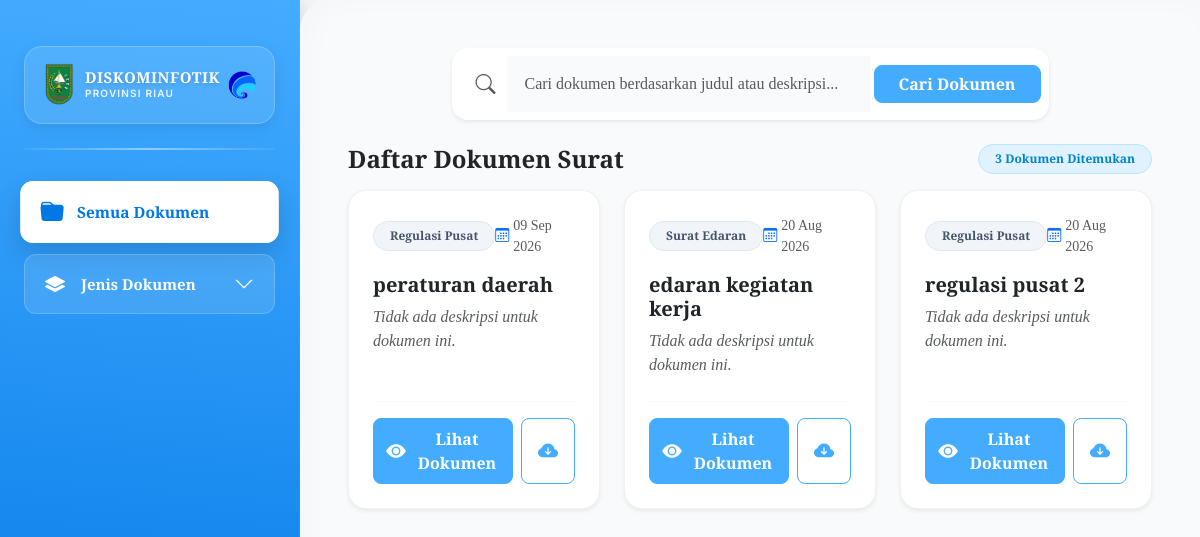
Screenshot of /visitor/index.php with the database file from the repository.
### tables this page shows
CREATE TABLE IF NOT EXISTS `dokumen` (
  `id_dokumen` int(11) NOT NULL AUTO_INCREMENT,
  `judul` varchar(200) NOT NULL,
  `jenis_dokumen` varchar(100) NOT NULL,
  `deskripsi` text NOT NULL,
  `nama_file` varchar(255) NOT NULL,
  `tanggal_upload` date NOT NULL,
  `id_admin` int(11) NOT NULL,
  PRIMARY KEY (`id_dokumen`),
  KEY `id_admin` (`id_admin`)
);

### config/koneksi.php (called while the page is built, shortened)
<?php
function get_db_env($key, $default = '') {
    return $default;
}
$host     = get_db_env('DB_HOST', get_db_env('MYSQLHOST', 'localhost'));
$user     = get_db_env('DB_USER', get_db_env('MYSQLUSER', 'root'));
$password = get_db_env('DB_PASSWORD', get_db_env('MYSQLPASSWORD', ''));
$database = get_db_env('DB_NAME', get_db_env('MYSQLDATABASE', 'db_repository_dokumen'));
$port     = get_db_env('DB_PORT', get_db_env('MYSQLPORT', '3306'));
$is_postgres = ($port == 5432 || $port == 6543 || strpos($host, 'supabase') !== false || strpos($host, 'postgres') !== false);
$koneksi = null;
$pdo = null;
if ($is_postgres) {
    try {
        $dsn = "pgsql:host=$host;port=$port;dbname=$database;sslmode=require";
        $pdo = new PDO($dsn, $user, $password, [
            PDO::ATTR_ERRMODE => PDO::ERRMODE_EXCEPTION,
            PDO::ATTR_DEFAULT_FETCH_MODE => PDO::FETCH_ASSOC
        ]);
    } catch (PDOException $e) {
        try {
            $dsn = "pgsql:host=$host;port=$port;dbname=$database";
            $pdo = new PDO($dsn, $user, $password, [
                PDO::ATTR_ERRMODE => PDO::ERRMODE_EXCEPTION,
                PDO::ATTR_DEFAULT_FETCH_MODE => PDO::FETCH_ASSOC
            ]);
        } catch (PDOException $e2) {
            die("Koneksi Supabase PostgreSQL Gagal: " . $e2->getMessage());
        }
    }
} else {
    $koneksi = @mysqli_connect($host, $user, $password, $database, (int)$port);
}
function db_query($conn_or_sql, $sql = null) {
    global $pdo, $koneksi, $is_postgres;
    $queryStr = $sql !== null ? $sql : $conn_or_sql;
    if ($pdo) {
        try {
            if ($is_postgres) {
                $queryStr = str_replace('`', '"', $queryStr);
                $queryStr = str_replace(' LIKE ', ' ILIKE ', $queryStr);
            }
            $stmt = $pdo->query($queryStr);
            return new DBResult($stmt);
        } catch (PDOException $e) {
            error_log("DB Query Error: " . $e->getMessage() . " | SQL: " . $queryStr);
            return false;
        }
    } else if ($koneksi) {
        return mysqli_query($koneksi, $queryStr);
    }
    return false;
}
function db_fetch_assoc($result) {
    global $koneksi;
    if ($result instanceof DBResult) {
        if ($result->currentIndex < $result->numRows) {
            return $result->rows[$result->currentIndex++];
        }
        return false;
    } else if ($result && $koneksi) {
        return mysqli_fetch_assoc($result);
    }
    return false;
}
function db_num_rows($result) {
    global $koneksi;
    if ($result instanceof DBResult) {
        return $result->numRows;
    } else if ($result && $koneksi) {
        return mysqli_num_rows($result);
    }
    return 0;
}

### visitor/index.php (the view, shortened to what this page needs)
<?php
include("../config/koneksi.php");
$cari       = isset($_GET['cari'])       ? $_GET['cari']       : "";
$katSurat   = isset($_GET['kat_surat'])  ? $_GET['kat_surat']  : "";
$namaSurat  = isset($_GET['nama_surat']) ? $_GET['nama_surat'] : "";
$sql = "SELECT * FROM dokumen WHERE 1=1";
$sql .= " ORDER BY id_dokumen DESC";
$query = db_query($koneksi, $sql);
function getBadgeClass($type) {
    switch ($type) {
        default:          return 'bg-secondary-subtle text-secondary border border-secondary-subtle';
    }
}
?>
<!DOCTYPE html>
<html lang="id">
<head>
    <link href="https://cdn.jsdelivr.net/npm/bootstrap@5.3.3/dist/css/bootstrap.min.css" rel="stylesheet">
    <link rel="stylesheet" href="https://cdn.jsdelivr.net/npm/bootstrap-icons@1.13.1/font/bootstrap-icons.min.css">
    <link rel="stylesheet" href="../assets/css/style.css">
</head>
<body class="bg-light">
<div class="container-fluid">
    <div class="row">
        <div class="offcanvas-md offcanvas-start sidebar text-white col-md-3" tabindex="-1" id="visitorSidebarOffcanvas" aria-labelledby="visitorSidebarOffcanvasLabel" data-bs-scroll="true" data-bs-backdrop="false">
            <div class="offcanvas-body flex-column p-3 p-md-0 pt-md-3">
                <div class="sidebar-brand-box d-none d-md-flex align-items-center justify-content-between mb-4 p-3 overflow-hidden">
                    <div class="d-flex align-items-center gap-2">
                        <img src="../assets/img/logo.png" alt="Logo DISKOMINFOTIK" width="36" height="44" style="object-fit: contain; flex-shrink: 0;">
                        <div>
                            <div class="logo-title" style="font-size: 15px;">DISKOMINFOTIK</div>
                            <div class="logo-subtitle" style="font-size: 10px;">Provinsi Riau</div>
                        </div>
                    </div>
                    <img src="../assets/img/image.png" alt="Logo Diskominfo" width="34" height="34" style="object-fit: contain; flex-shrink: 0;">
                </div>
                <div class="sidebar-divider mb-4 d-none d-md-block"></div>
                <ul class="nav flex-column pt-2 w-100">
                    <li>
                        <a href="/visitor/index.php" class="nav-link <?= (empty($katSurat) && empty($namaSurat) && empty($jenis) && empty($cari)) ? 'active' : ''; ?>">
                            <i class="bi bi-folder-fill"></i>
                            <span>Semua Dokumen</span>
                        </a>
                    </li>
                    <li>
                        <a href="#jenisDokumenCollapseVisitor" class="nav-link d-flex align-items-center justify-content-between <?= (!empty($katSurat) || !empty($namaSurat)) ? 'active' : ''; ?>" data-bs-toggle="collapse" data-bs-target="#jenisDokumenCollapseVisitor" role="button" aria-expanded="<?= (!empty($katSurat) || !empty($namaSurat)) ? 'true' : 'false'; ?>">
                            <div class="d-flex align-items-center gap-3">
                                <i class="bi bi-layers-fill"></i>
                                <span>Jenis Dokumen</span>
                            </div>
                            <i class="bi bi-chevron-down small sub-arrow"></i>
                        </a>
                    </li>
                </ul>
            </div>
        </div>
        <div class="col-md-9 p-4 p-md-5 admin-content-area">
            <div class="row justify-content-center mb-4">
                <div class="col-lg-9">
                    <form method="GET" id="searchForm" class="card border-0 shadow-sm rounded-4 p-2 bg-white">
                        <div class="input-group align-items-center">
                            <span class="input-group-text bg-white border-0 ps-3">
                                <i class="bi bi-search text-muted fs-5"></i>
                            </span>
                            <input
                                type="search"
                                name="cari"
                                id="searchInput"
                                class="form-control border-0 py-3 fs-6 shadow-none"
                                placeholder="Cari dokumen berdasarkan judul atau deskripsi..."
                                value="<?= htmlspecialchars($cari); ?>"
                                autocomplete="off">
                            <button class="btn btn-primary px-4 rounded-3 fw-semibold ms-1" type="submit">
                                Cari Dokumen
                            </button>
                        </div>
                    </form>
                </div>
            </div>
            <div class="d-flex align-items-center justify-content-between mb-3">
                <h4 class="fw-bold text-dark m-0">
                    <?php
                    if (!empty($namaSurat)) echo htmlspecialchars($namaSurat);
                    elseif (!empty($katSurat)) echo htmlspecialchars($katSurat);
                    else echo "Daftar Dokumen Surat";
                    ?>
                </h4>
                <span class="badge bg-primary-subtle text-primary border border-primary-subtle px-3 py-2 rounded-pill fw-semibold">
                    <?= db_num_rows($query); ?> Dokumen Ditemukan
                </span>
            </div>
            <div class="row">
                <?php if(db_num_rows($query) == 0) { ?>
                    <div class="col-12 text-center py-5">
                        <div class="py-4 bg-white rounded-4 shadow-sm p-4">
                            <i class="bi bi-folder-x text-muted" style="font-size: 5rem;"></i>
                            <h4 class="mt-3 fw-bold text-dark">Dokumen Tidak Ditemukan</h4>
                            <p class="text-secondary">Maaf, dokumen yang Anda cari tidak tersedia atau belum diunggah.</p>
                            <?php if ($cari != "" || $namaSurat != "" || $katSurat != "") { ?>
                                <a href="index.php" class="btn btn-primary rounded-pill px-4 py-2 mt-2 fw-semibold">
                                    <i class="bi bi-arrow-clockwise me-1"></i> Reset Filter
                                </a>
                            <?php } ?>
                        </div>
                    </div>
                <?php } else { ?>
                    <?php while($data = db_fetch_assoc($query)){
                        $kat_display = !empty($data['kategori_surat']) ? $data['kategori_surat'] : $data['jenis_dokumen'];
                    ?>
                        <div class="col-md-6 col-lg-4 mb-4">
                            <div class="card h-100 custom-card shadow-sm border-0 bg-white">
                                <div class="card-body p-4 d-flex flex-column">
                                    <div class="d-flex justify-content-between align-items-center mb-3">
                                        <span class="badge rounded-pill px-3 py-2 fw-semibold <?= getBadgeClass($kat_display); ?>">
                                            <?= htmlspecialchars($kat_display); ?>
                                        </span>
                                        <small class="text-muted d-flex align-items-center gap-1">
                                            <i class="bi bi-calendar3 text-primary"></i>
                                            <?= date('d M Y', strtotime($data['tanggal_upload'])); ?>
                                        </small>
                                    </div>
                                    <h5 class="card-title fw-bold text-dark mb-2 line-clamp-2" title="<?= htmlspecialchars($data['judul']); ?>">
                                        <?= htmlspecialchars($data['judul']); ?>
                                    </h5>
                                    <p class="card-text text-secondary mb-4 flex-grow-1 fs-6">
                                        <?= !empty($data['deskripsi']) ? nl2br(htmlspecialchars($data['deskripsi'])) : '<em class="text-muted">Tidak ada deskripsi untuk dokumen ini.</em>'; ?>
                                    </p>
                                    <div class="mt-auto pt-3 border-top border-light d-flex gap-2">
                                        <button type="button"
                                                class="btn btn-primary flex-grow-1 d-flex align-items-center justify-content-center gap-2 py-2 rounded-3 btn-preview-modern"
                                                data-bs-toggle="modal"
                                                data-bs-target="#previewModal"
                                                data-judul="<?= htmlspecialchars($data['judul']); ?>"
                                                data-jenis="<?= htmlspecialchars($kat_display); ?>"
                                                data-badge="<?= getBadgeClass($kat_display); ?>"
                                                data-tanggal="<?= date('d M Y', strtotime($data['tanggal_upload'])); ?>"
                                                data-deskripsi="<?= htmlspecialchars($data['deskripsi']); ?>"
                                                data-file="<?= htmlspecialchars($data['nama_file']); ?>">
                                            <i class="bi bi-eye-fill fs-5"></i>
                                            <span>Lihat Dokumen</span>
                                        </button>
                                        <a href="../assets/uploads/<?= urlencode($data['nama_file']); ?>"
                                           class="btn btn-outline-primary d-flex align-items-center justify-content-center px-3 py-2 rounded-3 btn-download-modern"
                                           download
                                           title="Unduh Dokumen">
                                            <i class="bi bi-cloud-arrow-down-fill fs-5"></i>
                                        </a>
                                    </div>
                                </div>
                            </div>
                        </div>
                    <?php } ?>
                <?php } ?>
            </div>
        </div>
    </div>
</div>
</body>
</html>

### rows the page displays
dokumen: jenis_dokumen "Regulasi Pusat", tanggal_upload "09 Sep 2026", judul "peraturan daerah", deskripsi "Tidak ada deskripsi untuk dokumen ini."
dokumen: jenis_dokumen "Surat Edaran", tanggal_upload "20 Aug 2026", judul "edaran kegiatan kerja", deskripsi "Tidak ada deskripsi untuk dokumen ini."
dokumen: jenis_dokumen "Regulasi Pusat", tanggal_upload "20 Aug 2026", judul "regulasi pusat 2", deskripsi "Tidak ada deskripsi untuk dokumen ini."

### other values shown
db_num_rows($query) "3"
